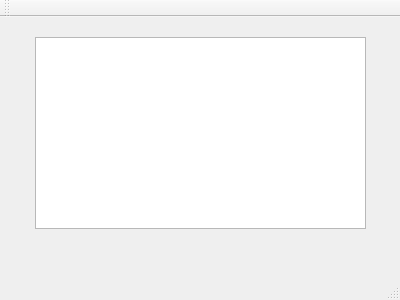
<?xml version="1.0" encoding="UTF-8"?>
<ui version="4.0">
 <class>MainWindow</class>
 <widget class="QMainWindow" name="MainWindow">
  <property name="geometry">
   <rect>
    <x>0</x>
    <y>0</y>
    <width>400</width>
    <height>300</height>
   </rect>
  </property>
  <property name="windowTitle">
   <string>MainWindow</string>
  </property>
  <widget class="QWidget" name="centralWidget">
   <widget class="QTextBrowser" name="logger">
    <property name="geometry">
     <rect>
      <x>35</x>
      <y>20</y>
      <width>331</width>
      <height>192</height>
     </rect>
    </property>
   </widget>
  </widget>
  <widget class="QMenuBar" name="menuBar">
   <property name="geometry">
    <rect>
     <x>0</x>
     <y>0</y>
     <width>400</width>
     <height>24</height>
    </rect>
   </property>
  </widget>
  <widget class="QToolBar" name="mainToolBar">
   <attribute name="toolBarArea">
    <enum>TopToolBarArea</enum>
   </attribute>
   <attribute name="toolBarBreak">
    <bool>false</bool>
   </attribute>
  </widget>
  <widget class="QStatusBar" name="statusBar"/>
 </widget>
 <layoutdefault spacing="6" margin="11"/>
 <resources/>
 <connections/>
</ui>
